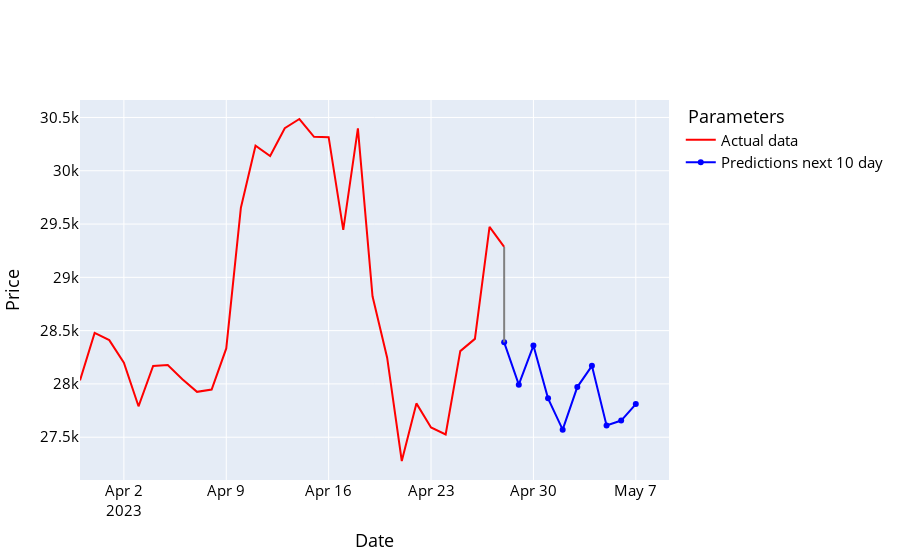

The notebook cell this image was saved under:
### Code cell
names = cycle(['Predictions next 10 day', 'Actual data '])

fig = go.Figure()

fig.add_trace(go.Scatter(x=y_future_data.index, y=y_future_data['Adj Close'], name='Actual data ',
                         line=dict(width=2, color='red')))
fig.add_trace(go.Scatter(x=prediction_df.index, y=prediction_df['Adj Close'], name='Predictions next 10 day',
                         line=dict(width=2, color='blue')))

fig.add_shape(type='line',
              x0=prediction_df.index[0], y0=prediction_df['Adj Close'][0],
              x1=y_future_data.index[-1], y1=y_future_data['Adj Close'][-1],
              line=dict(color='grey', width=2))
fig.update_layout(xaxis_title='Date', yaxis_title='Price',
                  font_size=15, font_color='black', legend_title_text=' Parameters')
fig.show()

### Figure 1 — Plotly figure (JSON) as saved in the notebook; plotly's stock layout.template omitted (floating-point values rounded to 4 significant figures)
{"data": [{"line": {"color": "red", "width": 2}, "name": "Actual data ", "type": "scatter", "x": ["2023-03-30T00:00:00", "2023-03-31T00:00:00", "2023-04-01T00:00:00", "2023-04-02T00:00:00", "2023-04-03T00:00:00", "2023-04-04T00:00:00", "2023-04-05T00:00:00", "2023-04-06T00:00:00", "2023-04-07T00:00:00", "2023-04-08T00:00:00", "2023-04-09T00:00:00", "2023-04-10T00:00:00", "2023-04-11T00:00:00", "2023-04-12T00:00:00", "2023-04-13T00:00:00", "2023-04-14T00:00:00", "2023-04-15T00:00:00", "2023-04-16T00:00:00", "2023-04-17T00:00:00", "2023-04-18T00:00:00", "2023-04-19T00:00:00", "2023-04-20T00:00:00", "2023-04-21T00:00:00", "2023-04-22T00:00:00", "2023-04-23T00:00:00", "2023-04-24T00:00:00", "2023-04-25T00:00:00", "2023-04-26T00:00:00", "2023-04-27T00:00:00", "2023-04-28T00:00:00"], "y": [28030.0, 28480.0, 28410.0, 28200.0, 27790.0, 28170.0, 28180.0, 28040.0, 27930.0, 27950.0, 28330.0, 29650.0, 30240.0, 30140.0, 30400.0, 30490.0, 30320.0, 30320.0, 29450.0, 30400.0, 28820.0, 28250.0, 27280.0, 27820.0, 27590.0, 27530.0, 28310.0, 28420.0, 29470.0, 29290.0]}, {"line": {"color": "blue", "width": 2}, "name": "Predictions next 10 day", "type": "scatter", "x": ["2023-04-28T00:00:00", "2023-04-29T00:00:00", "2023-04-30T00:00:00", "2023-05-01T00:00:00", "2023-05-02T00:00:00", "2023-05-03T00:00:00", "2023-05-04T00:00:00", "2023-05-05T00:00:00", "2023-05-06T00:00:00", "2023-05-07T00:00:00"], "y": [28390.0, 27990.0, 28360.0, 27860.0, 27570.0, 27970.0, 28170.0, 27610.0, 27660.0, 27810.0]}], "layout": {"font": {"color": "black", "size": 15}, "legend": {"title": {"text": " Parameters"}}, "shapes": [{"line": {"color": "grey", "width": 2}, "type": "line", "x0": "2023-04-28T00:00:00", "x1": "2023-04-28T00:00:00", "y0": 28390.0, "y1": 29290.0}], "xaxis": {"title": {"text": "Date"}}, "yaxis": {"title": {"text": "Price"}}}}
